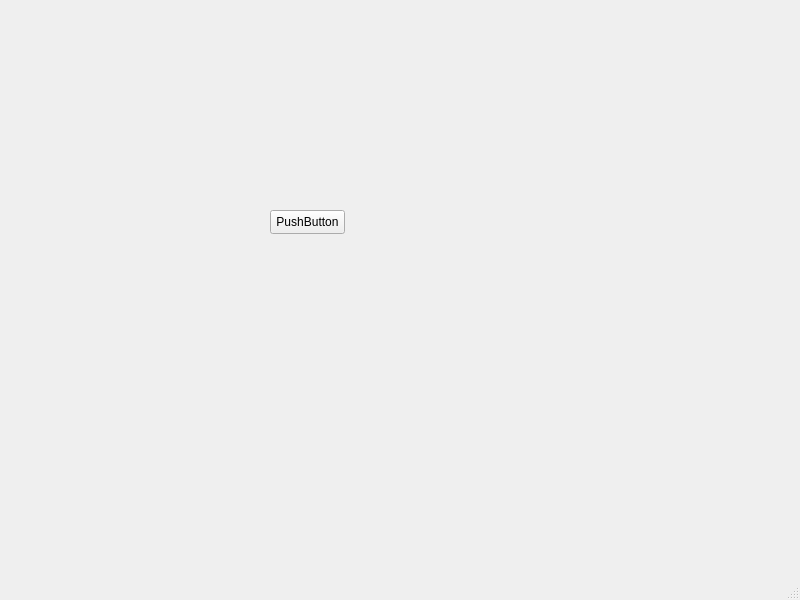
<?xml version="1.0" encoding="UTF-8"?>
<ui version="4.0">
 <class>MainWindow</class>
 <widget class="QMainWindow" name="MainWindow">
  <property name="geometry">
   <rect>
    <x>0</x>
    <y>0</y>
    <width>800</width>
    <height>600</height>
   </rect>
  </property>
  <property name="windowTitle">
   <string>MainWindow</string>
  </property>
  <widget class="QWidget" name="centralwidget">
   <widget class="QPushButton" name="pushButton">
    <property name="geometry">
     <rect>
      <x>270</x>
      <y>210</y>
      <width>75</width>
      <height>24</height>
     </rect>
    </property>
    <property name="text">
     <string>PushButton</string>
    </property>
   </widget>
  </widget>
  <widget class="QMenuBar" name="menubar">
   <property name="geometry">
    <rect>
     <x>0</x>
     <y>0</y>
     <width>800</width>
     <height>22</height>
    </rect>
   </property>
  </widget>
  <widget class="QStatusBar" name="statusbar"/>
 </widget>
 <resources/>
 <connections/>
</ui>
